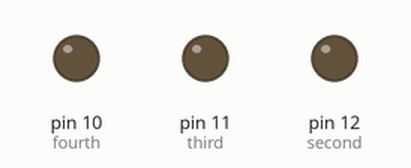
This sketch was run on a simulated Arduino Uno, built with avr-gcc and run on an emulated ATmega328P. Shown: output pins drawn as LEDs (lit = HIGH). Pins used as bus, display or sensor lines are not drawn.

Above: at 0.1 s.
At 8.1 s:
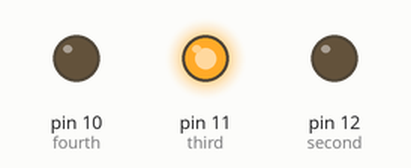
At 12.1 s:
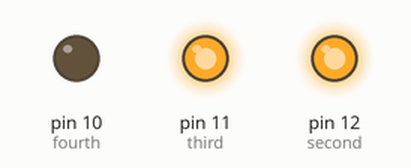
At 16.1 s:
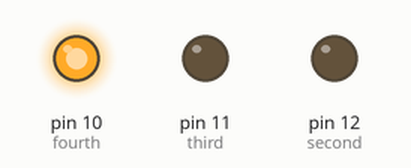
At 24.1 s:
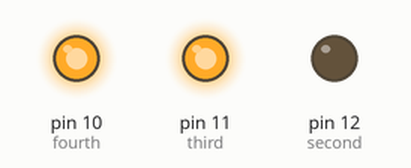
At 36.1 s:
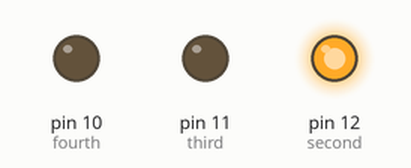
Timing chart, 0 to 37.6 s (numbered marks = the images above):
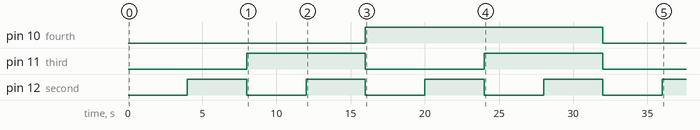

Measured:
- by itself, pin 10 (fourth): LOW → HIGH at 16.0 s, → LOW 16.0 s later
- by itself, pin 11 (third): alternates HIGH for 8.0 s and LOW for 8.0 s
- by itself, pin 12 (second): alternates HIGH for 4.0 s and LOW for 4.0 s

The sketch:

DigitalCounter.ino
```cpp
int first = 13;
int second = 12;
int third = 11;
int fourth = 10;
int delayT = 2000;

void setup() {
  // put your setup code here, to run once:
pinMode(first,OUTPUT);
pinMode(second,OUTPUT);
pinMode(third,OUTPUT);
pinMode(fourth,OUTPUT);
}

void loop() {
  // put your main code here, to run repeatedly:
digitalWrite(first,LOW);
digitalWrite(second,LOW);
digitalWrite(third,LOW);
digitalWrite(fourth,LOW);
delay(delayT);

digitalWrite(first,HIGH);
digitalWrite(second,LOW);
digitalWrite(third,LOW);
digitalWrite(fourth,LOW);
delay(delayT);

digitalWrite(first,LOW);
digitalWrite(second,HIGH);
digitalWrite(third,LOW);
digitalWrite(fourth,LOW);
delay(delayT);

digitalWrite(first,HIGH);
digitalWrite(second,HIGH);
digitalWrite(third,LOW);
digitalWrite(fourth,LOW);
delay(delayT);

digitalWrite(first,LOW);
digitalWrite(second,LOW);
digitalWrite(third,HIGH);
digitalWrite(fourth,LOW);
delay(delayT);

digitalWrite(first,HIGH);
digitalWrite(second,LOW);
digitalWrite(third,HIGH);
digitalWrite(fourth,LOW);
delay(delayT);

digitalWrite(first,LOW);
digitalWrite(second,HIGH);
digitalWrite(third,HIGH);
digitalWrite(fourth,LOW);
delay(delayT);

digitalWrite(first,HIGH);
digitalWrite(second,HIGH);
digitalWrite(third,HIGH);
digitalWrite(fourth,LOW);
delay(delayT);

digitalWrite(first,LOW);
digitalWrite(second,LOW);
digitalWrite(third,LOW);
digitalWrite(fourth,HIGH);
delay(delayT);

digitalWrite(first,HIGH);
digitalWrite(second,LOW);
digitalWrite(third,LOW);
digitalWrite(fourth,HIGH);
delay(delayT);

digitalWrite(first,LOW);
digitalWrite(second,HIGH);
digitalWrite(third,LOW);
digitalWrite(fourth,HIGH);
delay(delayT);

digitalWrite(first,HIGH);
digitalWrite(second,HIGH);
digitalWrite(third,LOW);
digitalWrite(fourth,HIGH);
delay(delayT);

digitalWrite(first,LOW);
digitalWrite(second,LOW);
digitalWrite(third,HIGH);
digitalWrite(fourth,HIGH);
delay(delayT);

digitalWrite(first,HIGH);
digitalWrite(second,LOW);
digitalWrite(third,HIGH);
digitalWrite(fourth,HIGH);
delay(delayT);

digitalWrite(first,LOW);
digitalWrite(second,HIGH);
digitalWrite(third,HIGH);
digitalWrite(fourth,HIGH);
delay(delayT);

digitalWrite(first,HIGH);
digitalWrite(second,HIGH);
digitalWrite(third,HIGH);
digitalWrite(fourth,HIGH);
delay(2000);

}
```
